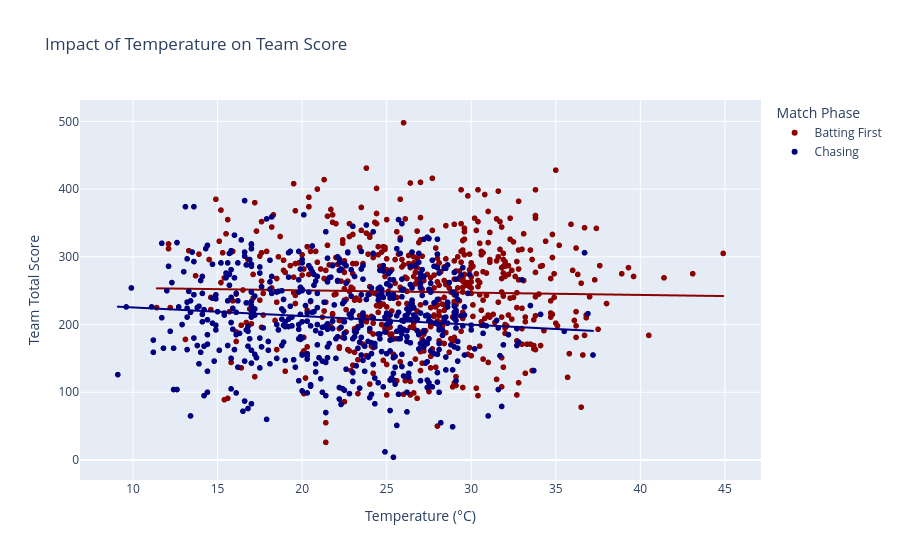

The notebook cell saved with this chart:
### Code cell
import plotly.express as px

# 1. Create a permanent text category column in your dataframe first
df["innings_label"] = df["is_batting_first"].map({1: "Batting First", 0: "Chasing"})

# 2. Plot using that explicit text column
fig = px.scatter(
    df, 
    x="temperature_c", 
    y="team_total_score", 
    color="innings_label",  # Use our brand new text column here
    color_discrete_map={"Batting First": "#8B0000", "Chasing": "#000080"},  # Dark Red & Navy Blue
    hover_data=["date", "team_total_score", "overs_played", "run_rate"],
    title="Impact of Temperature on Team Score",
    labels={
        "innings_label": "Match Phase", 
        "temperature_c": "Temperature (°C)", 
        "team_total_score": "Team Total Score"
    },
    trendline="ols"
)

# Thickens the OLS trendlines so they stand out clearly
fig.update_traces(selector=dict(type="scatter", mode="lines"), line=dict(width=3))

fig.show()

### Figure 1 — Plotly figure (JSON) as saved in the notebook; plotly's stock layout.template omitted (floating-point values rounded to 4 significant figures; data arrays with more than 128 entries replaced by an {"elided": "..."} marker saying what was removed)
{"data": [{"customdata": {"elided": "580x3 mixed values"}, "hovertemplate": "Match Phase=Batting First<br>Temperature (°C)=%{x}<br>Team Total Score=%{y}<br>date=%{customdata[0]}<br>overs_played=%{customdata[1]}<br>run_rate=%{customdata[2]}<extra></extra>", "legendgroup": "Batting First", "marker": {"color": "#8B0000", "symbol": "circle"}, "mode": "markers", "name": "Batting First", "showlegend": true, "type": "scattergl", "x": {"elided": "580 float values"}, "xaxis": "x", "y": {"elided": "580 int values"}, "yaxis": "y"}, {"hovertemplate": "<b>OLS trendline</b><br>team_total_score = -0.341231 * temperature_c + 257.369<br>R<sup>2</sup>=0.000733<br><br>Match Phase=Batting First<br>Temperature (°C)=%{x}<br>Team Total Score=%{y} <b>(trend)</b><extra></extra>", "legendgroup": "Batting First", "marker": {"color": "#8B0000", "symbol": "circle"}, "mode": "lines", "name": "Batting First", "showlegend": false, "type": "scattergl", "x": {"elided": "580 float values"}, "xaxis": "x", "y": {"elided": "580 float values"}, "yaxis": "y"}, {"customdata": {"elided": "568x3 mixed values"}, "hovertemplate": "Match Phase=Chasing<br>Temperature (°C)=%{x}<br>Team Total Score=%{y}<br>date=%{customdata[0]}<br>overs_played=%{customdata[1]}<br>run_rate=%{customdata[2]}<extra></extra>", "legendgroup": "Chasing", "marker": {"color": "#000080", "symbol": "circle"}, "mode": "markers", "name": "Chasing", "showlegend": true, "type": "scattergl", "x": {"elided": "568 float values"}, "xaxis": "x", "y": {"elided": "568 int values"}, "yaxis": "y"}, {"hovertemplate": "<b>OLS trendline</b><br>team_total_score = -1.2726 * temperature_c + 237.973<br>R<sup>2</sup>=0.011066<br><br>Match Phase=Chasing<br>Temperature (°C)=%{x}<br>Team Total Score=%{y} <b>(trend)</b><extra></extra>", "legendgroup": "Chasing", "marker": {"color": "#000080", "symbol": "circle"}, "mode": "lines", "name": "Chasing", "showlegend": false, "type": "scattergl", "x": {"elided": "568 float values"}, "xaxis": "x", "y": {"elided": "568 float values"}, "yaxis": "y"}], "layout": {"legend": {"title": {"text": "Match Phase"}, "tracegroupgap": 0}, "title": {"text": "Impact of Temperature on Team Score"}, "xaxis": {"anchor": "y", "domain": [0, 1], "title": {"text": "Temperature (°C)"}}, "yaxis": {"anchor": "x", "domain": [0, 1], "title": {"text": "Team Total Score"}}}}
